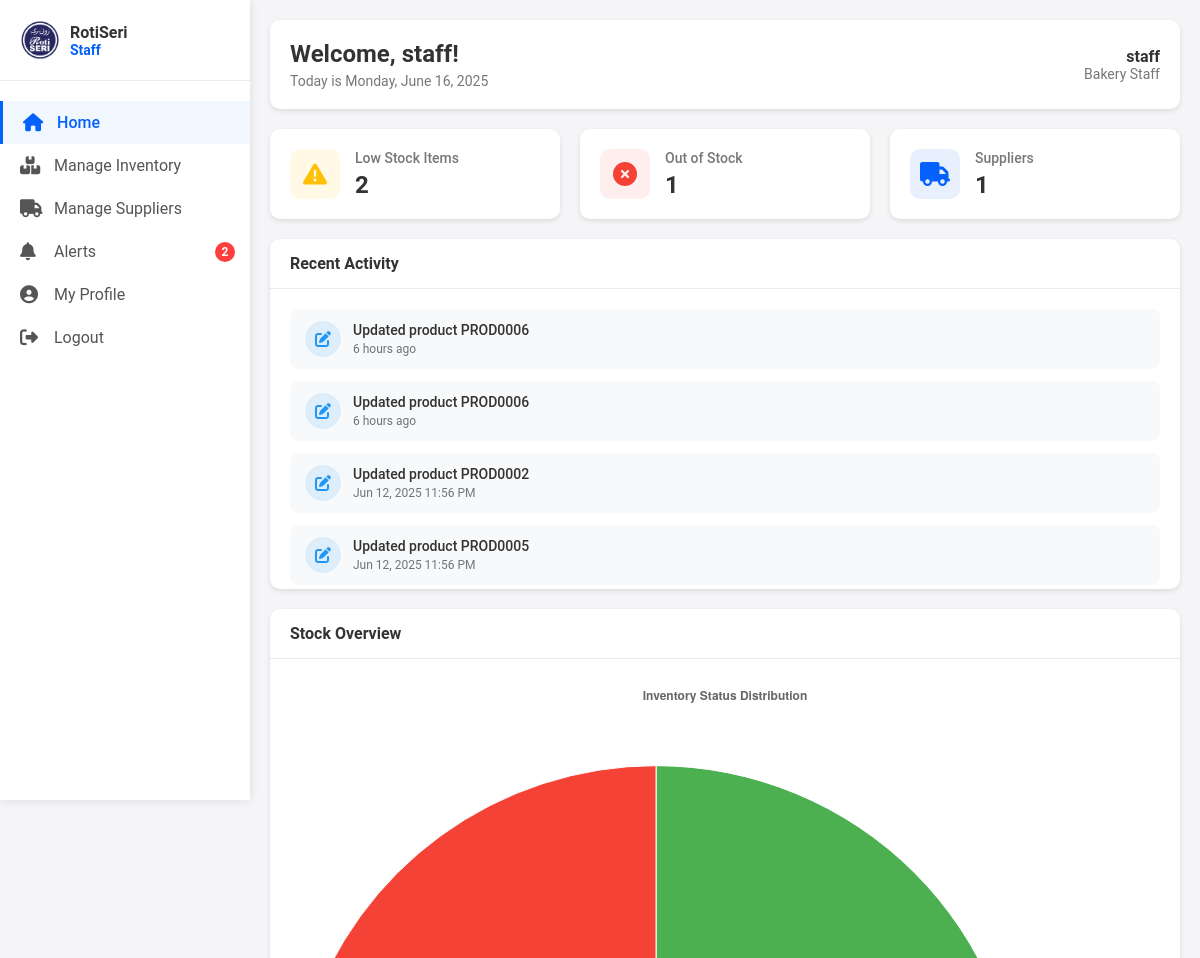
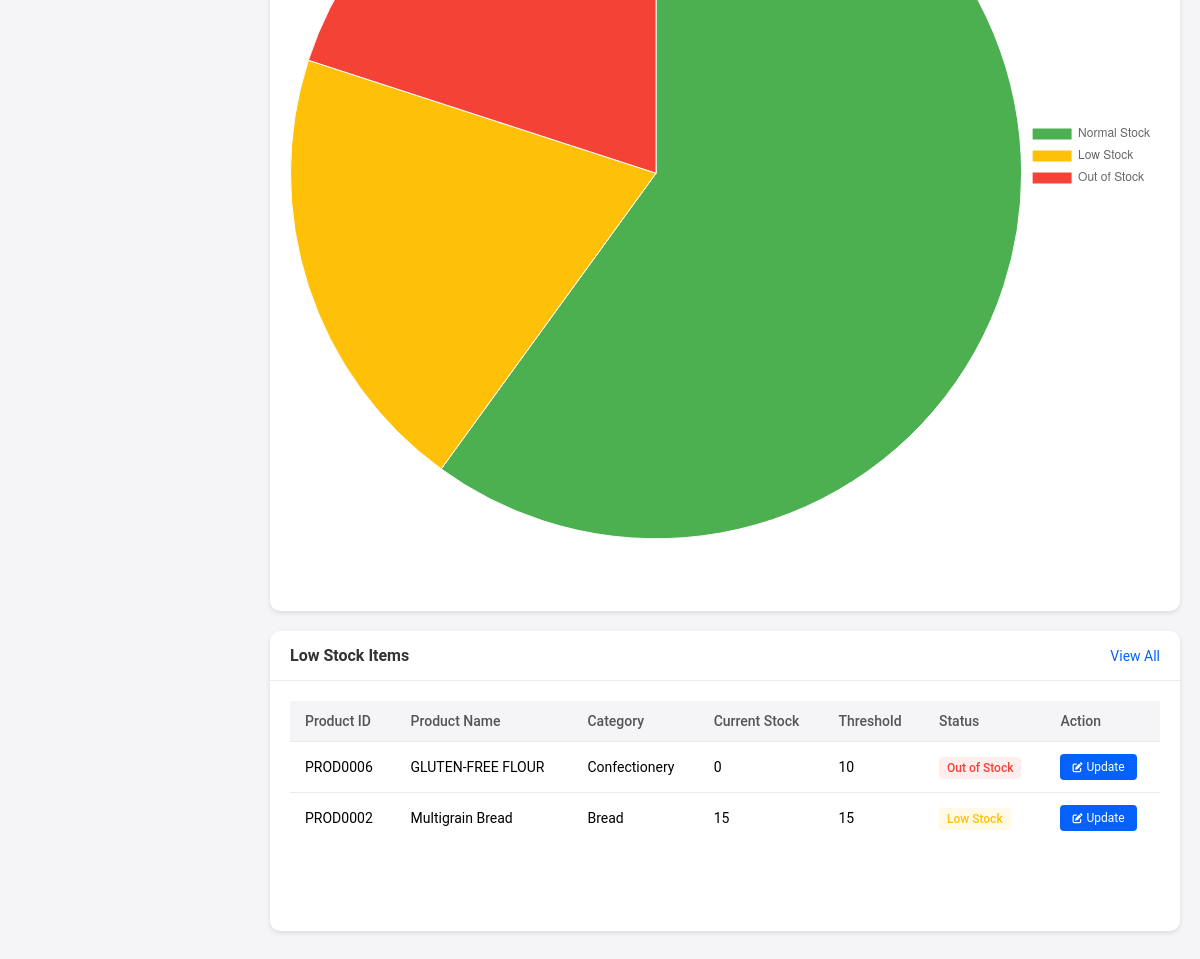
/staff_dashboard.php (signed in), run on the app's committed database (2 pictures, top to bottom).
### tables this page shows
CREATE TABLE `users` (
  `userID` varchar(50) NOT NULL,
  `username` varchar(100) NOT NULL,
  `fullName` varchar(255) NOT NULL,
  `email` varchar(255) NOT NULL,
  `phoneNumber` varchar(20) NOT NULL,
  `address` text NOT NULL,
  `password` varchar(255) NOT NULL,
  `role` enum('Administrator','Inventory Manager','Bakery Staff') NOT NULL,
  `created_at` timestamp NOT NULL DEFAULT current_timestamp()
);

CREATE TABLE `inventory_logs` (
  `log_id` int(11) NOT NULL,
  `user_id` varchar(50) NOT NULL,
  `action` varchar(50) NOT NULL,
  `item_id` varchar(50) NOT NULL,
  `action_details` text DEFAULT NULL,
  `timestamp` datetime NOT NULL DEFAULT current_timestamp(),
  `ip_address` varchar(45) DEFAULT NULL
);

CREATE TABLE `products` (
  `product_id` varchar(10) NOT NULL,
  `product_name` varchar(100) NOT NULL,
  `description` text DEFAULT NULL,
  `category_id` int(11) DEFAULT NULL,
  `stock_quantity` int(11) NOT NULL DEFAULT 0,
  `reorder_threshold` int(11) NOT NULL DEFAULT 10,
  `unit_price` decimal(10,2) NOT NULL DEFAULT 0.00,
  `last_updated` datetime DEFAULT current_timestamp()
);

CREATE TABLE `product_categories` (
  `category_id` int(11) NOT NULL,
  `category_name` varchar(50) NOT NULL,
  `description` text DEFAULT NULL
);

### staff_dashboard.php (the view, shortened to what this page needs)
<?php
include 'db_connection.php';
$userID = $_SESSION['userID'];
$sql = "SELECT fullName FROM users WHERE userID = ?";
$stmt = $conn->prepare($sql);
$stmt->bind_param("s", $userID);
$stmt->execute();
$result = $stmt->get_result();
if ($row = $result->fetch_assoc()) {
    $fullName = $row['fullName'];
} else {
    $fullName = "Staff";
}
$sql_products = "SELECT COUNT(*) AS total_products FROM products";
$result_products = $conn->query($sql_products);
$row_products = $result_products->fetch_assoc();
$totalProducts = $row_products['total_products'];
$threshold_sql = "SELECT COUNT(*) as low_stock_count FROM products WHERE stock_quantity <= reorder_threshold";
$threshold_result = $conn->query($threshold_sql);
$threshold_row = $threshold_result->fetch_assoc();
$low_stock_count = $threshold_row['low_stock_count'];
$outofstock_sql = "SELECT COUNT(*) as outofstock_count FROM products WHERE stock_quantity = 0";
$outofstock_result = $conn->query($outofstock_sql);
$outofstock_row = $outofstock_result->fetch_assoc();
$outofstock_count = $outofstock_row['outofstock_count'];
$supplier_sql = "SELECT COUNT(DISTINCT customer_name) as supplier_count FROM orders WHERE order_type = 'Purchase'";
$supplier_result = $conn->query($supplier_sql);
$supplier_row = $supplier_result->fetch_assoc();
$supplier_count = $supplier_row['supplier_count'] ?? 0;
$recent_activity_sql = "
    SELECT
        action,
        item_id,
        action_details,
        timestamp,
        CASE
            WHEN action = 'add_product' THEN 'fas fa-plus-circle'
            WHEN action = 'update_product' THEN 'fas fa-edit'
            WHEN action = 'delete_product' THEN 'fas fa-trash'
            WHEN action = 'stock_update' THEN 'fas fa-boxes'
            WHEN action = 'create_order' THEN 'fas fa-shopping-cart'
            WHEN action = 'update_order' THEN 'fas fa-clipboard-check'
            WHEN action = 'delete_supplier' THEN 'fas fa-truck'
            ELSE 'fas fa-info-circle'
        END as icon_class,
        CASE
            WHEN action = 'add_product' THEN '#4CAF50'
            WHEN action = 'update_product' THEN '#2196F3'
            WHEN action = 'delete_product' THEN '#F44336'
            WHEN action = 'stock_update' THEN '#FF9800'
            WHEN action = 'create_order' THEN '#9C27B0'
            WHEN action = 'update_order' THEN '#607D8B'
            WHEN action = 'delete_supplier' THEN '#795548'
            ELSE '#757575'
        END as icon_color
    FROM inventory_logs
    WHERE user_id = ?
    ORDER BY timestamp DESC
    LIMIT 5
";
$stmt = $conn->prepare($recent_activity_sql);
$stmt->bind_param("s", $userID);
$stmt->execute();
$recent_activities = $stmt->get_result();
$low_stock_sql = "
    SELECT
        p.product_id,
        p.product_name,
        p.stock_quantity,
        p.reorder_threshold,
        c.category_name,
        CASE
            WHEN p.stock_quantity = 0 THEN 'Out of Stock'
            WHEN p.stock_quantity <= p.reorder_threshold THEN 'Low Stock'
            ELSE 'Normal'
        END as status
    FROM products p
    LEFT JOIN product_categories c ON p.category_id = c.category_id
    WHERE p.stock_quantity <= p.reorder_threshold
    ORDER BY p.stock_quantity ASC, p.product_name ASC
    LIMIT 10
";
$low_stock_items = $conn->query($low_stock_sql);
?>
<!DOCTYPE html>
<html lang="en">
<head>
    <link rel="stylesheet" href="staff_dashboard.css">
    <link rel="stylesheet" href="https://cdnjs.cloudflare.com/ajax/libs/font-awesome/6.5.1/css/all.min.css">
</head>
<body>
    <div class="sidebar">
        <div class="sidebar-header">
            <div class="logo-container">
                <img src="image/icon/logo.png" alt="Roti Seri Logo" class="logo">
                <div class="company-text">
                    <span class="company-name">RotiSeri</span>
                    <span class="company-role">Staff</span>
                </div>
            </div>
        </div>
        <nav class="sidebar-nav">
            <a href="staff_dashboard.php" class="nav-item active">
                <i class="fas fa-home"></i>
                <span>Home</span>
            </a>
            <a href="staff_manageinventory.php" class="nav-item">
                <i class="fas fa-boxes"></i>
                <span>Manage Inventory</span>
            </a>
            <a href="staff_suppliers.php" class="nav-item">
                <i class="fas fa-truck"></i>
                <span>Manage Suppliers</span>
            </a>
            <a href="staff_alerts.php" class="nav-item">
                <i class="fas fa-bell"></i>
                <span>Alerts</span>
                <?php if ($low_stock_count > 0): ?>
                <span class="badge"><?php echo $low_stock_count; ?></span>
                <?php endif; ?>
            </a>
            <a href="staff_profile.php" class="nav-item">
                <i class="fas fa-user-circle"></i>
                <span>My Profile</span>
            </a>
            <a href="logout.php" class="nav-item">
                <i class="fas fa-sign-out-alt"></i>
                <span>Logout</span>
            </a>
        </nav>
    </div>
    <div class="main-content">
        <div class="header">
            <div class="welcome-container">
                <h1>Welcome, <?php echo htmlspecialchars($fullName); ?>!</h1>
                <p>Today is <?php echo date('l, F j, Y'); ?></p>
            </div>
            <div class="user-info">
                <span class="user-name"><?php echo htmlspecialchars($fullName); ?></span>
                <span class="user-role">Bakery Staff</span>
            </div>
        </div>
        <div class="dashboard-stats">
            <div class="stat-card alert">
                <div class="stat-icon">
                    <i class="fas fa-exclamation-triangle"></i>
                </div>
                <div class="stat-info">
                    <h3>Low Stock Items</h3>
                    <p><?php echo $low_stock_count; ?></p>
                </div>
            </div>
            <div class="stat-card danger">
                <div class="stat-icon">
                    <i class="fas fa-times-circle"></i>
                </div>
                <div class="stat-info">
                    <h3>Out of Stock</h3>
                    <p><?php echo $outofstock_count; ?></p>
                </div>
            </div>
            <div class="stat-card">
                <div class="stat-icon">
                    <i class="fas fa-truck"></i>
                </div>
                <div class="stat-info">
                    <h3>Suppliers</h3>
                    <p><?php echo $supplier_count; ?></p>
                </div>
            </div>
        </div>
        <div class="dashboard-widgets">
            <div class="widget">
                <div class="widget-header">
                    <h3>Recent Activity</h3>
                </div>
                <div class="widget-content recent-activity">
                    <?php if ($recent_activities->num_rows > 0): ?>
                        <?php while ($activity = $recent_activities->fetch_assoc()): ?>
                            <div class="activity-item">
                                <div class="activity-icon" style="background-color: <?php echo $activity['icon_color']; ?>20; color: <?php echo $activity['icon_color']; ?>;">
                                    <i class="<?php echo $activity['icon_class']; ?>"></i>
                                </div>
                                <div class="activity-details">
                                    <div class="activity-title">
                                        <?php
                                        $action_text = '';
                                        switch($activity['action']) {
                                            case 'update_product':
                                                $action_text = 'Updated product';
                                                break;
                                        }
                                        echo htmlspecialchars($action_text . ' ' . $activity['item_id']);
                                        ?>
                                    </div>
                                    <div class="activity-time">
                                        <?php
                                        $time_diff = time() - strtotime($activity['timestamp']);
                                        if ($time_diff < 60) {
                                            echo "Just now";
                                        } elseif ($time_diff < 3600) {
                                            echo floor($time_diff / 60) . " minutes ago";
                                        } elseif ($time_diff < 86400) {
                                            echo floor($time_diff / 3600) . " hours ago";
                                        } else {
                                            echo date('M j, Y g:i A', strtotime($activity['timestamp']));
                                        }
                                        ?>
                                    </div>
                                </div>
                            </div>
                        <?php endwhile; ?>
                    <?php else: ?>
                        <p class="no-data-message">No recent activity to display.</p>
                    <?php endif; ?>
                </div>
            </div>
            <div class="widget">
                <div class="widget-header">
                    <h3>Stock Overview</h3>
                </div>
                <div class="widget-content">
                    <canvas id="stockChart"></canvas>
                </div>
            </div>
        </div>
        <div class="dashboard-widgets">
            <div class="widget full-width">
                <div class="widget-header">
                    <h3>Low Stock Items</h3>
                    <a href="staff_alerts.php" class="view-all">View All</a>
                </div>
                <div class="widget-content">
                    <table class="data-table">
                        <thead>
                            <tr>
                                <th>Product ID</th>
                                <th>Product Name</th>
                                <th>Category</th>
                                <th>Current Stock</th>
                                <th>Threshold</th>
                                <th>Status</th>
                                <th>Action</th>
                            </tr>
                        </thead>
                        <tbody>
                            <?php if ($low_stock_items->num_rows > 0): ?>
                                <?php while ($item = $low_stock_items->fetch_assoc()): ?>
                                    <tr>
                                        <td><?php echo htmlspecialchars($item['product_id']); ?></td>
                                        <td><?php echo htmlspecialchars($item['product_name']); ?></td>
                                        <td><?php echo htmlspecialchars($item['category_name'] ?? 'N/A'); ?></td>
                                        <td><?php echo $item['stock_quantity']; ?></td>
                                        <td><?php echo $item['reorder_threshold']; ?></td>
                                        <td>
                                            <span class="status <?php echo $item['status'] == 'Out of Stock' ? 'status-out' : 'status-low'; ?>">
                                                <?php echo $item['status']; ?>
                                            </span>
                                        </td>
                                        <td>
                                            <button class="action-btn" onclick="window.location.href='staff_manageinventory.php?edit=<?php echo $item['product_id']; ?>'">
                                                <i class="fas fa-edit"></i> Update
                                            </button>
                                        </td>
                                    </tr>
                                <?php endwhile; ?>
                            <?php else: ?>
                                <tr>
                                    <td colspan="7" class="no-data-message">No low stock items to display.</td>
                                </tr>
                            <?php endif; ?>
                        </tbody>
                    </table>
                </div>
            </div>
        </div>
    </div>
    <script>
        // Chart data with actual database values
        const ctx = document.getElementById('stockChart').getContext('2d');
        const stockChart = new Chart(ctx, {
            type: 'pie',
            data: {
                labels: ['Normal Stock', 'Low Stock', 'Out of Stock'],
                datasets: [{
                    data: [<?php echo $totalProducts - $low_stock_count; ?>,
                          <?php echo $low_stock_count - $outofstock_count; ?>,
                          <?php echo $outofstock_count; ?>],
                    backgroundColor: ['#4CAF50', '#FFC107', '#F44336'],
                    borderWidth: 1
                }]
            },
            options: {
                responsive: true,
                plugins: {
                    legend: {
                        position: 'right',
                    },
                    title: {
                        display: true,
                        text: 'Inventory Status Distribution'
                    }
                }
            }
        });
    </script>
</body>
</html>

### data on the page
users: fullName "staff"
inventory_logs: action+item "Updated product PROD0006"
inventory_logs: action+item "Updated product PROD0006"
inventory_logs: action+item "Updated product PROD0002", timestamp "Jun 12, 2025 11:56 PM"
inventory_logs: action+item "Updated product PROD0005", timestamp "Jun 12, 2025 11:56 PM"
products: product_id "PROD0006", product_name "GLUTEN-FREE FLOUR", category.category_name "Confectionery", stock_quantity "0", reorder_threshold "10", status "Out of Stock"
products: product_id "PROD0002", product_name "Multigrain Bread", category.category_name "Bread", stock_quantity "15", reorder_threshold "15", status "Low Stock"

### other printed values
$low_stock_count "2"
$outofstock_count "1"
$supplier_count "1"
chart data {{ $totalProducts - $low_stock_count }} 3
chart data {{ $low_stock_count - $outofstock_count }} 1
chart data {{ $outofstock_count }} 1
